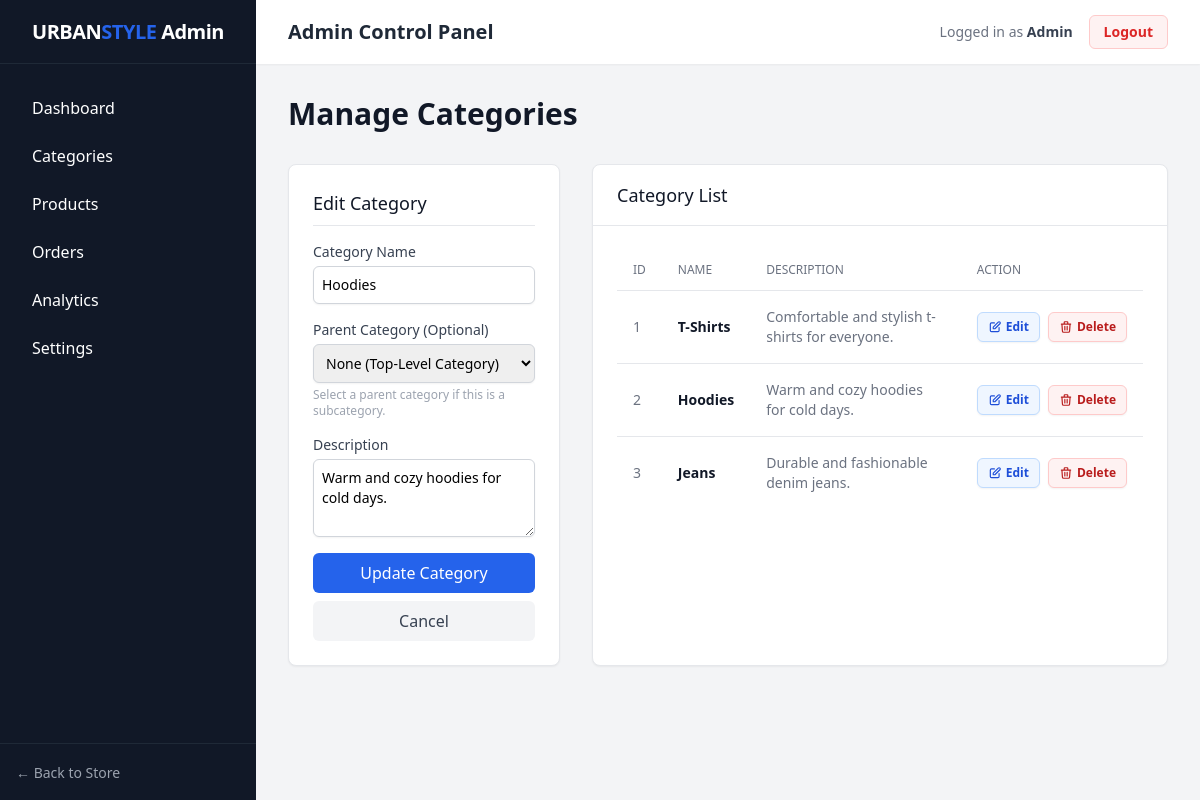
The page /admin/categories.php?edit=2 (signed in) on the database its author committed.
### tables this page shows
CREATE TABLE IF NOT EXISTS categories (
    id INT AUTO_INCREMENT PRIMARY KEY,
    parent_id INT NULL DEFAULT NULL,
    name VARCHAR(100) NOT NULL,
    description TEXT,
    created_at TIMESTAMP DEFAULT CURRENT_TIMESTAMP,
    FOREIGN KEY (parent_id) REFERENCES categories(id) ON DELETE CASCADE
);

### admin/categories.php (the view, shortened to what this page needs)
<?php
require_once '../config/database.php';
$edit_category = null;
if(isset($_GET['edit'])) {
    $edit_id = (int)$_GET['edit'];
    $edit_query = mysqli_query($conn, "SELECT * FROM categories WHERE id = $edit_id");
    if(mysqli_num_rows($edit_query) > 0) {
        $edit_category = mysqli_fetch_assoc($edit_query);
    }
}
require_once 'includes/header.php';
$categories = mysqli_query($conn, "
    SELECT c1.*, c2.name as parent_name
    FROM categories c1
    LEFT JOIN categories c2 ON c1.parent_id = c2.id
    ORDER BY COALESCE(c1.parent_id, c1.id) ASC, c1.parent_id IS NOT NULL ASC, c1.name ASC
");
?>
<div class="flex justify-between items-center mb-8">
    <h1 class="text-3xl font-bold text-gray-900">Manage Categories</h1>
</div>
<div class="grid grid-cols-1 lg:grid-cols-3 gap-8">
    <div class="bg-white rounded-lg shadow-sm border border-gray-200 p-6 lg:col-span-1 h-fit">
        <h3 class="text-lg font-medium text-gray-900 mb-4 border-b pb-2">
            <?php echo $edit_category ? 'Edit Category' : 'Add New Category'; ?>
        </h3>
        <form action="categories.php" method="POST">
            <div class="mb-4">
                <label class="block text-sm font-medium text-gray-700">Category Name</label>
                <input type="text" name="name" required value="<?php echo $edit_category ? htmlspecialchars($edit_category['name']) : ''; ?>" class="mt-1 block w-full rounded-md border-gray-300 shadow-sm focus:border-accent focus:ring-accent sm:text-sm p-2 border">
            </div>
            <div class="mb-4">
                <label class="block text-sm font-medium text-gray-700">Parent Category (Optional)</label>
                <select name="parent_id" class="mt-1 block w-full rounded-md border-gray-300 shadow-sm focus:border-accent focus:ring-accent sm:text-sm p-2 border">
                    <option value="">None (Top-Level Category)</option>
                    <?php
                    $parent_categories = mysqli_query($conn, "SELECT * FROM categories WHERE parent_id IS NULL ORDER BY name ASC");
                    ?>
                </select>
                <p class="mt-1 text-xs text-gray-400">Select a parent category if this is a subcategory.</p>
            </div>
            <div class="mb-4">
                <label class="block text-sm font-medium text-gray-700">Description</label>
                <textarea name="description" rows="3" class="mt-1 block w-full rounded-md border-gray-300 shadow-sm focus:border-accent focus:ring-accent sm:text-sm p-2 border"><?php echo $edit_category ? htmlspecialchars($edit_category['description']) : ''; ?></textarea>
            </div>
            <?php if($edit_category): ?>
                <button type="submit" name="update_category" class="w-full bg-accent text-white py-2 px-4 rounded-md hover:bg-blue-700 font-medium transition-colors mb-2">Update Category</button>
                <a href="categories.php" class="block w-full text-center bg-gray-100 text-gray-700 py-2 px-4 rounded-md hover:bg-gray-200 font-medium transition-colors">Cancel</a>
            <?php else: ?>
                <button type="submit" name="add_category" class="w-full bg-accent text-white py-2 px-4 rounded-md hover:bg-blue-700 font-medium transition-colors">Add Category</button>
            <?php endif; ?>
        </form>
    </div>
    <div class="bg-white rounded-lg shadow-sm border border-gray-200 lg:col-span-2">
        <div class="px-6 py-4 border-b border-gray-200">
            <h3 class="text-lg font-medium text-gray-900">Category List</h3>
        </div>
        <div class="p-6 overflow-x-auto">
            <table class="min-w-full divide-y divide-gray-200">
                <thead>
                    <tr>
                        <th class="px-4 py-3 text-left text-xs font-medium text-gray-500 uppercase">ID</th>
                        <th class="px-4 py-3 text-left text-xs font-medium text-gray-500 uppercase">Name</th>
                        <th class="px-4 py-3 text-left text-xs font-medium text-gray-500 uppercase">Description</th>
                        <th class="px-4 py-3 text-left text-xs font-medium text-gray-500 uppercase">Action</th>
                    </tr>
                </thead>
                <tbody class="divide-y divide-gray-200">
                    <?php while($cat = mysqli_fetch_assoc($categories)): ?>
                    <tr class="<?php echo $cat['parent_id'] ? 'bg-gray-50/50' : 'bg-white'; ?>">
                        <td class="px-4 py-4 text-sm text-gray-500"><?php echo $cat['id']; ?></td>
                        <td class="px-4 py-4 text-sm font-medium text-gray-900">
                            <?php if($cat['parent_id']): ?>
                                <span class="text-gray-400 font-normal pl-4 mr-1">└─ </span>
                                <span class="text-gray-700 italic"><?php echo htmlspecialchars($cat['name']); ?></span>
                            <?php else: ?>
                                <span class="font-semibold text-gray-900"><?php echo htmlspecialchars($cat['name']); ?></span>
                            <?php endif; ?>
                        </td>
                        <td class="px-4 py-4 text-sm text-gray-500">
                            <?php echo htmlspecialchars($cat['description']); ?>
                        </td>
                        <td class="px-4 py-4 text-sm font-medium whitespace-nowrap">
                            <div class="flex items-center space-x-2">
                                <a href="categories.php?edit=<?php echo $cat['id']; ?>" class="inline-flex items-center gap-1 px-2.5 py-1.5 bg-blue-50 text-blue-700 hover:bg-blue-100 border border-blue-200 hover:border-blue-300 rounded-md text-xs font-semibold shadow-sm transition-all duration-200">
                                    <svg class="w-3.5 h-3.5" fill="none" stroke="currentColor" viewBox="0 0 24 24" xmlns="http://www.w3.org/2000/svg">
                                        <path stroke-linecap="round" stroke-linejoin="round" stroke-width="2" d="M11 5H6a2 2 0 00-2 2v11a2 2 0 002 2h11a2 2 0 002-2v-5m-1.414-9.414a2 2 0 112.828 2.828L11.828 15H9v-2.828l8.586-8.586z"></path>
                                    </svg>
                                    Edit
                                </a>
                                <a href="categories.php?delete=<?php echo $cat['id']; ?>" onclick="return confirm('Deleting a category will delete all its products. Are you sure?')" class="inline-flex items-center gap-1 px-2.5 py-1.5 bg-red-50 text-red-700 hover:bg-red-100 border border-red-200 hover:border-red-300 rounded-md text-xs font-semibold shadow-sm transition-all duration-200">
                                    Delete
                                </a>
                            </div>
                        </td>
                    </tr>
                    <?php endwhile; ?>
                </tbody>
            </table>
        </div>
    </div>
</div>
<?php require_once 'includes/footer.php'; ?>

### rows shown on the page
categories: name "Hoodies", description "Warm and cozy hoodies for cold days.", id "2"
categories: id "1", name "T-Shirts", description "Comfortable and stylish t-shirts for everyone."
categories: id "3", name "Jeans", description "Durable and fashionable denim jeans."

### other values the page prints
$_SESSION['admin_username'] "Admin"
